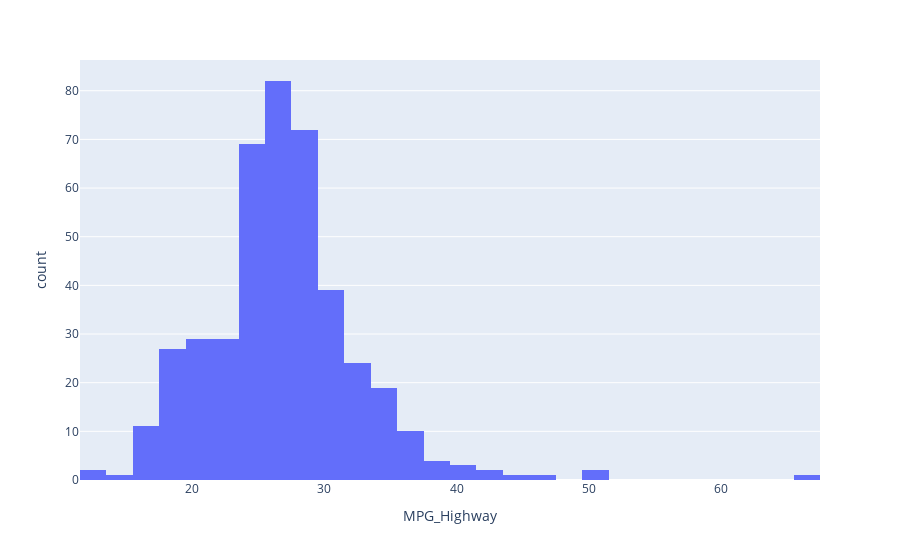

Source (notebook cell):
### Markdown cell above
### Para la variable "MPG_Highway"

### Code cell
fig = px.histogram(df[["MPG_Highway"]], x="MPG_Highway", nbins=50)
fig.show()

### Figure 1 — Plotly figure (JSON) as saved in the notebook; plotly's stock layout.template omitted (floating-point values rounded to 4 significant figures; data arrays with more than 128 entries replaced by an {"elided": "..."} marker saying what was removed)
{"data": [{"alignmentgroup": "True", "bingroup": "x", "hovertemplate": "MPG_Highway=%{x}<br>count=%{y}<extra></extra>", "legendgroup": "", "marker": {"color": "#636efa", "pattern": {"shape": ""}}, "name": "", "nbinsx": 50, "offsetgroup": "", "orientation": "v", "showlegend": false, "type": "histogram", "x": {"elided": "428 int values"}, "xaxis": "x", "yaxis": "y"}], "layout": {"barmode": "relative", "legend": {"tracegroupgap": 0}, "margin": {"t": 60}, "xaxis": {"anchor": "y", "domain": [0, 1], "title": {"text": "MPG_Highway"}}, "yaxis": {"anchor": "x", "domain": [0, 1], "title": {"text": "count"}}}}
